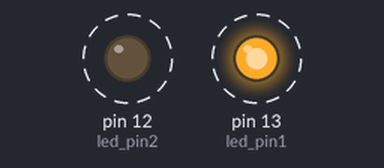
This sketch was run on a simulated Arduino Uno, built with avr-gcc and run on an emulated ATmega328P. Parts: output pins drawn as LEDs (lit = HIGH). Dashed ring = blinking.

Above: at 0.05 s.
Timing chart, 0 to 3.0 s (numbered marks = the images above):
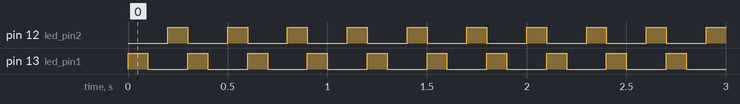

Measured:
- by itself, pin 12 (led_pin2), pin 13 (led_pin1): alternates HIGH for 0.10 s and LOW for 0.20 s

The sketch:

blink_led.ino
```cpp
int led_pin1 = 13;
int led_pin2 = 12;
int blink_duration1= 100;

void setup() {
pinMode(led_pin1,OUTPUT);
pinMode(led_pin2,OUTPUT);
}

void loop() {

digitalWrite (led_pin1,HIGH) ;
delay (blink_duration1);
digitalWrite (led_pin1, LOW);
delay (blink_duration1) ;

digitalWrite (led_pin2, HIGH);
delay (blink_duration1);
digitalWrite (led_pin2, LOW);
}
```
